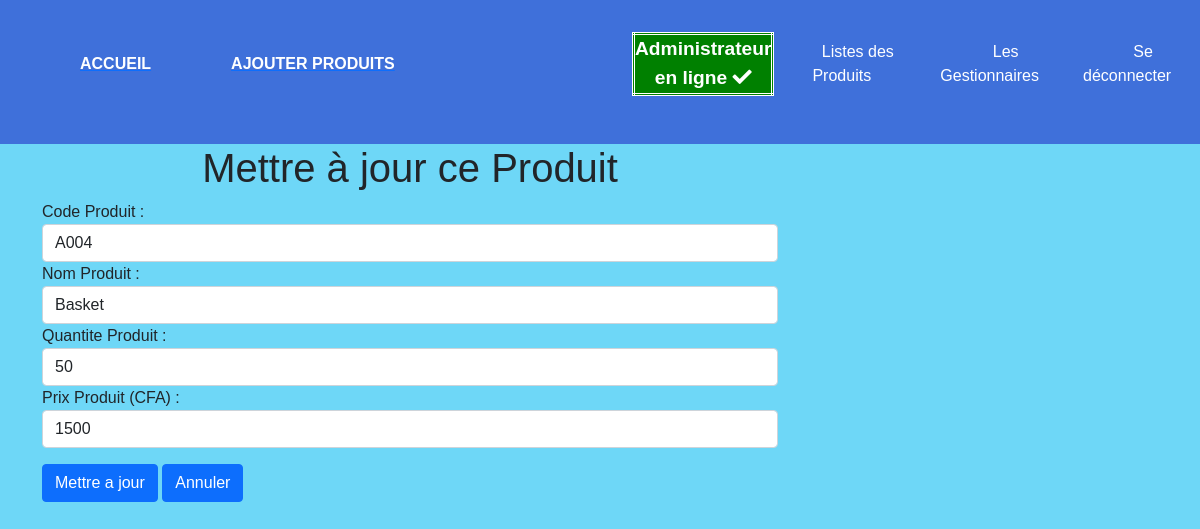
Page /updateProduit.php?id=4 (signed in) on the committed database.
### tables this page shows
CREATE TABLE `produit` (
  `id_produit` int(11) NOT NULL,
  `code_article` varchar(50) NOT NULL,
  `nom_article` varchar(50) NOT NULL,
  `images` text NOT NULL,
  `quantite` int(11) NOT NULL,
  `prix` float NOT NULL,
  `time` timestamp NOT NULL DEFAULT current_timestamp() ON UPDATE current_timestamp()
);

### updateProduit.php (the view, shortened to what this page needs)
<!DOCTYPE html>
<html lang="en">
<head>
</head>
<body>
<?php require_once 'navbar.php'; ?>
       <div class="container">
        <div class="row">
        <div class="col-8">
        <?php
        $userid = intval ($_GET['id']);
        $sql ="SELECT  `code_article`, `nom_article`,`quantite`,`prix` FROM `produit` WHERE id_produit=:nouvelleid";
        $query = $pdo->prepare($sql);
        $query->bindParam(':nouvelleid', $userid , PDO::PARAM_STR);
        $query->execute();
        $resultat= $query->fetchAll(PDO::FETCH_OBJ);
        foreach ($resultat as $row)
        {
?>
  <h1 style='text-align:center'>Mettre à jour ce Produit </h1>
                <form action="" method="POST" class="form-group">
                        Code Produit :
                        <input type="text" name="code_article" id="" class="form-control" value="<?php echo $row->code_article; ?>">
                        Nom Produit :
                        <input type="text" name="nom_article" id="" class="form-control" value="<?php echo $row->nom_article; ?>">
                        Quantite Produit :
                        <input type="text" name="quantite" id="" class="form-control" value="<?php echo $row->quantite; ?>">
                        Prix Produit (CFA) :
                        <input type="text" name="prix" id="" class="form-control" value="<?php echo $row->prix; ?>">
                        <input type="submit" name="updatebtn" id="" value="Mettre a jour" class="btn btn-primary mt-3">
                            <a name="updatebtn" id="" class="btn btn-primary mt-3" href="./produit.php" role="button">Annuler</a>
                        <?php } ?>
                </form>
        </div>
        </div>
       </div>
</body>
</html>

### style.css (style rules this page uses)
* { margin: 0; padding: 0; }

### navbar.php (style rules this page uses)
body { font-family: "Mitr", sans-serif; background-color: rgb(110, 215, 247); }

### rows in the picture
produit: code_article "A004", nom_article "Basket", quantite "50", prix "1500"

### other values in the picture
$name "Administrateur"
